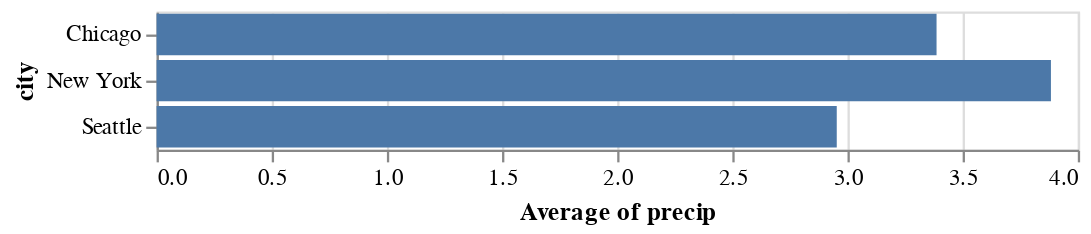

Notebook code for this chart:
### Markdown cell above
## Changing the Mark Type

Let's say we want to represent our aggregated values using rectangular bars rather than circular points. We can do this by replacing `Chart.mark_point` with `Chart.mark_bar`:

### Code cell
alt.Chart(df).mark_bar().encode(
    x='average(precip)',
    y='city'
)

### Figure 1 — Vega-Lite specification as saved in the notebook (floating-point values rounded to 4 significant figures)
{"config": {"view": {"continuousWidth": 400, "continuousHeight": 300}}, "data": {"name": "data-fdfbb22e8e0e89f6556d8a3b434b0c97"}, "mark": "bar", "encoding": {"x": {"type": "quantitative", "aggregate": "average", "field": "precip"}, "y": {"type": "nominal", "field": "city"}}, "$schema": "https://vega.github.io/schema/vega-lite/v4.0.2.json", "datasets": {"data-fdfbb22e8e0e89f6556d8a3b434b0c97": [{"city": "Seattle", "month": "Apr", "precip": 2.68}, {"city": "Seattle", "month": "Aug", "precip": 0.87}, {"city": "Seattle", "month": "Dec", "precip": 5.31}, {"city": "New York", "month": "Apr", "precip": 3.94}, {"city": "New York", "month": "Aug", "precip": 4.13}, {"city": "New York", "month": "Dec", "precip": 3.58}, {"city": "Chicago", "month": "Apr", "precip": 3.62}, {"city": "Chicago", "month": "Aug", "precip": 3.98}, {"city": "Chicago", "month": "Dec", "precip": 2.56}]}}
